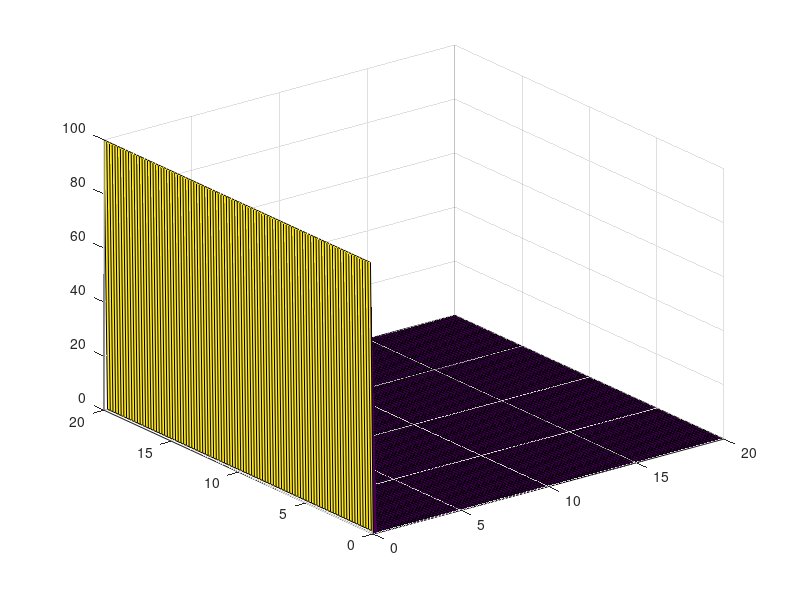

Write MATLAB code to recreate this figure. (Note: this script raises an error after producing the figure.)
clc
clear
close all

c = 1; %speed of water in m/s

xmin = 0;
xmax = 20;
nx = 100; %number of datapoints

ymin = 0;
ymax = 20;
ny = nx; %making it a square makes some off the plotting later easier

tmax = 2;%no t min, as starting at 0
nt = nx;

dx = (xmax - xmin)/(nx-1);
dy = (ymax - ymin)/(ny-1);
dt = (tmax)/(nt-1);

x = xmin:dx:xmax;
y = ymin:dy:ymax;
t = 0:dt:tmax;


u = zeros(nx,ny,nt);%creating 3d array containing the amplitudes for a given x,y,t

for q =1:nt
    for i = 2:nx %just messing about with loops atm
        u(i,q,q) = nx*q;
    end
end


for q = 1:nt
    surf(x,y,u(1:100,1:100,q)) %plotting the plane at t=0
    title('Numerical Solution',q)
    xlabel('X')
    ylabel('Y')
    zlabel("U")
    drawnow;
end
